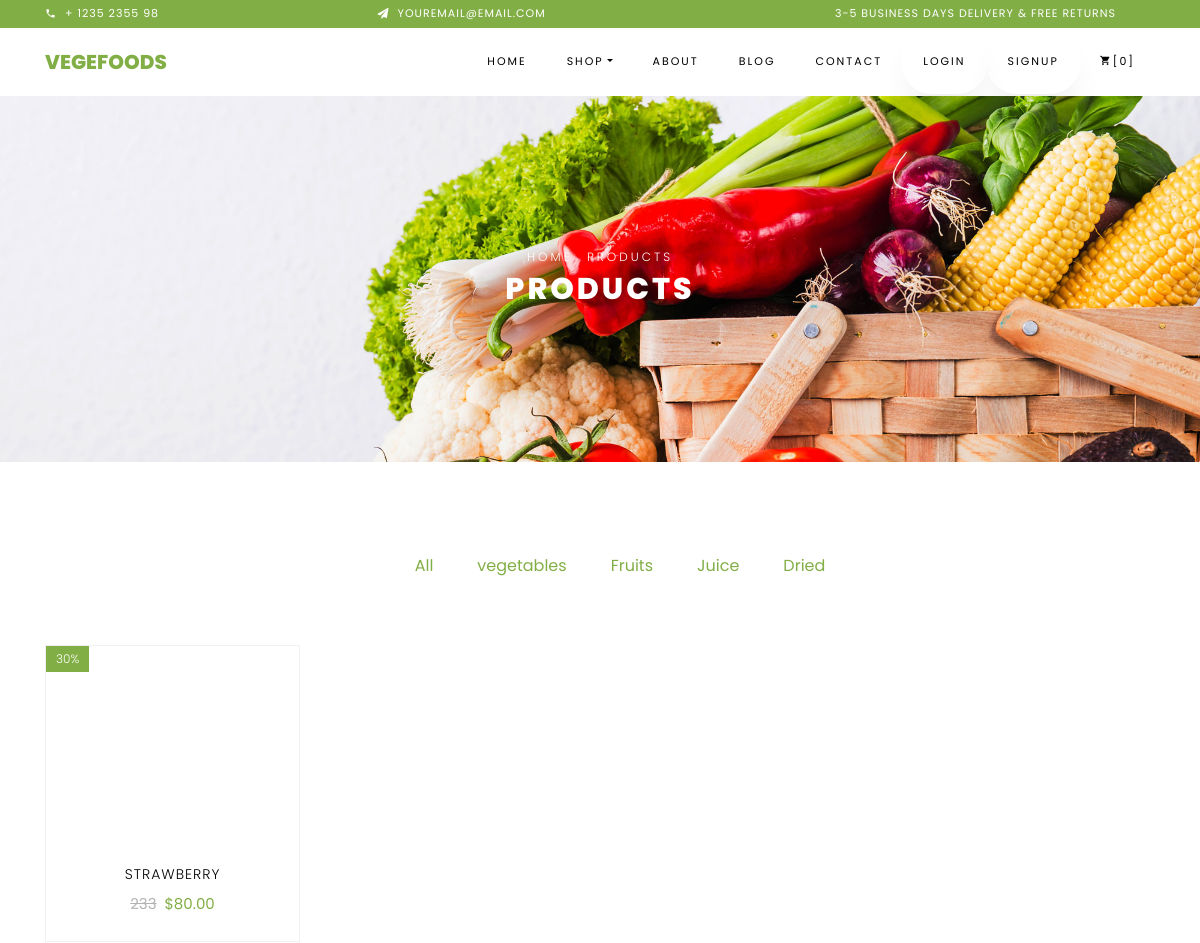
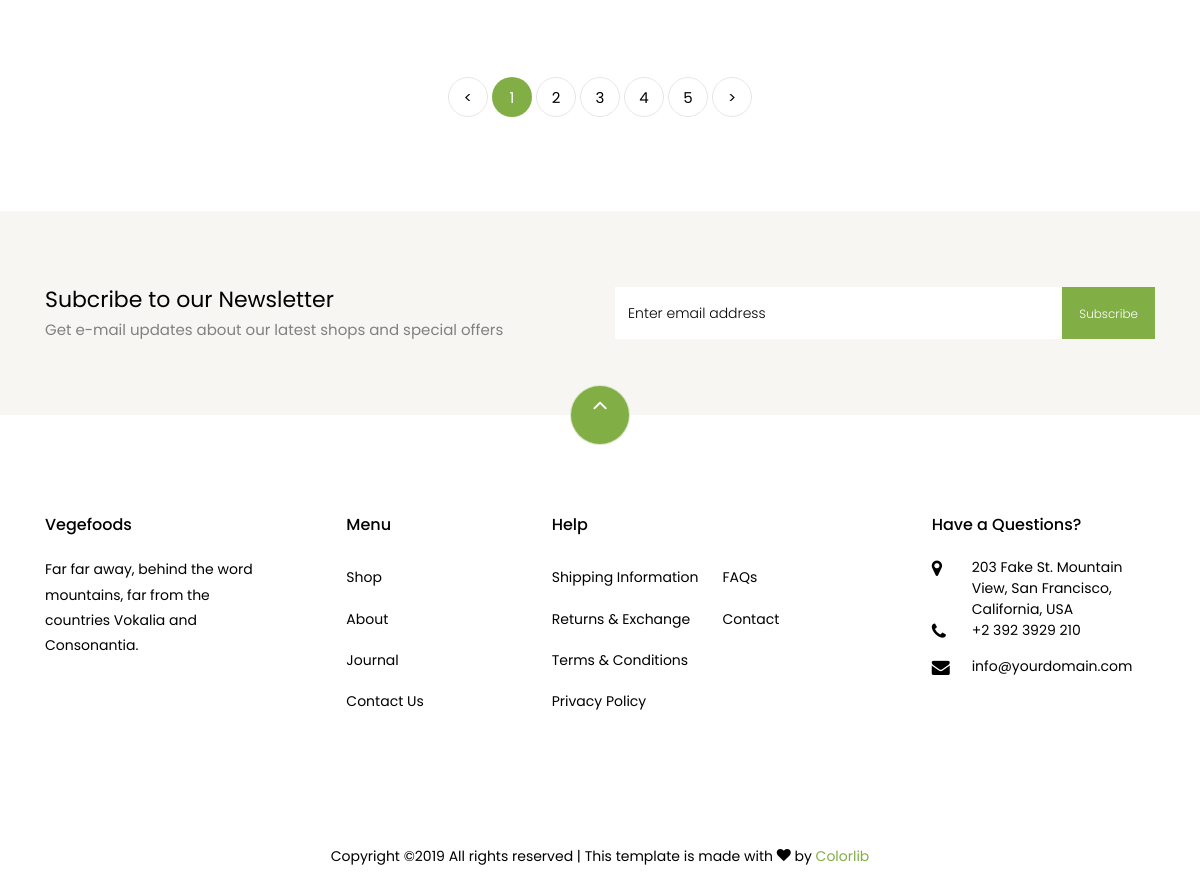
/cart/products/2, run on the app's committed database (2 pictures, top to bottom).
### cart/models.py (models this page shows, shortened)
class Category(models.Model):
    category_name = models.CharField(max_length=128)

class Product(models.Model):
    name = models.CharField(max_length=128)
    image=models.ImageField(null=True, blank=True, upload_to="product_images")
    price=models.IntegerField()
    category=models.ForeignKey(Category, on_delete=models.CASCADE)

### cart/views.py (the view)
# urls.py: path('products/<int:category_id>',views.display_product,name="display_product")
def display_product(request,category_id):
    all_category=Category.objects.all()
    if(category_id == 0):
         products = Product.objects.all()
         category_name='all'
    else:
         category=Category.objects.get(pk=category_id)
         products = Product.objects.filter(category=category)
         category_name = category.category_name
    context={'products':products,'all_category':all_category,'category_name':category_name}
    return render(request,'cart/shop.html',context)

### cart/templates/cart/shop.html (shortened to what this page needs)
{% load static %}
<!DOCTYPE html>
<html lang="en">
 {% include 'cart/header.html' %}
  <body class="goto-here">
    {% include "cart/navbar.html" %}
    <div class="hero-wrap hero-bread" style="background-image:url({% static 'cart/images/bg_1.jpg' %});">
      <div class="container">
        <div class="row no-gutters slider-text align-items-center justify-content-center">
          <div class="col-md-9 ftco-animate text-center">
          	<p class="breadcrumbs"><span class="mr-2"><a href="index.html">Home</a></span> <span>Products</span></p>
            <h1 class="mb-0 bread">Products</h1>
          </div>
        </div>
      </div>
    </div>
    <section class="ftco-section">
    	<div class="container">
    		<div class="row justify-content-center">
    			<div class="col-md-10 mb-5 text-center">
						{% if all_category %}
						<ul class="product-category">
								<li><a href="{% url 'cart:display_product' 0 %}#All">All</a></li>
						{% for category in all_category %}
							<li><a href="{% url 'cart:display_product' category.id %}#{{ category.category_name }}">{{ category.category_name }}</a></li>
						{% endfor %}
						</ul>
					{% else %}
						<p>No category are available.</p>
					{% endif %}
    			</div>
			</div>
			{% if products  %}
    		<div class="row" id="{{ category_name }}">
				{% for p in products %}
    			<div class="col-md-6 col-lg-3 ftco-animate " >
    				<div class="product" >
    					<a href="#" class="img-prod"><img class="img-fluid" src="{{ p.image.url }}" alt="Colorlib Template">
    						<span class="status">30%</span>
    					</a>
    					<div class="text py-3 pb-4 px-3 text-center">
    						<h3><a href="#">{{ p.name }}</a></h3>
    						<div class="d-flex">
    							<div class="pricing">
		    						<p class="price"><span class="mr-2 price-dc">{{ p.price }}</span><span class="price-sale">$80.00</span></p>
		    					</div>
	    					</div>
    					</div>
    				</div>
				</div>
				{% endfor %}
				{% else  %}
				<p>no products available</p>
    			{% endif %}
    		</div>
    		<div class="row mt-5">
          <div class="col text-center">
            <div class="block-27">
              <ul>
                <li><a href="#">&lt;</a></li>
                <li class="active"><span>1</span></li>
                <li><a href="#">2</a></li>
                <li><a href="#">3</a></li>
                <li><a href="#">4</a></li>
                <li><a href="#">5</a></li>
                <li><a href="#">&gt;</a></li>
              </ul>
            </div>
          </div>
        </div>
    	</div>
    </section>
		<section class="ftco-section ftco-no-pt ftco-no-pb py-5 bg-light">
      <div class="container py-4">
        <div class="row d-flex justify-content-center py-5">
          <div class="col-md-6">
          	<h2 style="font-size: 22px;" class="mb-0">Subcribe to our Newsletter</h2>
          	<span>Get e-mail updates about our latest shops and special offers</span>
          </div>
          <div class="col-md-6 d-flex align-items-center">
            <form action="#" class="subscribe-form">
              <div class="form-group d-flex">
                <input type="text" class="form-control" placeholder="Enter email address">
                <input type="submit" value="Subscribe" class="submit px-3">
              </div>
            </form>
          </div>
        </div>
      </div>
    </section>
    {% include "cart/footer.html" %}
  </body>
</html>

### data on the page
Category: category_name "vegetables"
Category: category_name "Fruits"
Category: category_name "Juice"
Category: category_name "Dried"
Product: name "STRAWBERRY", price "233"
